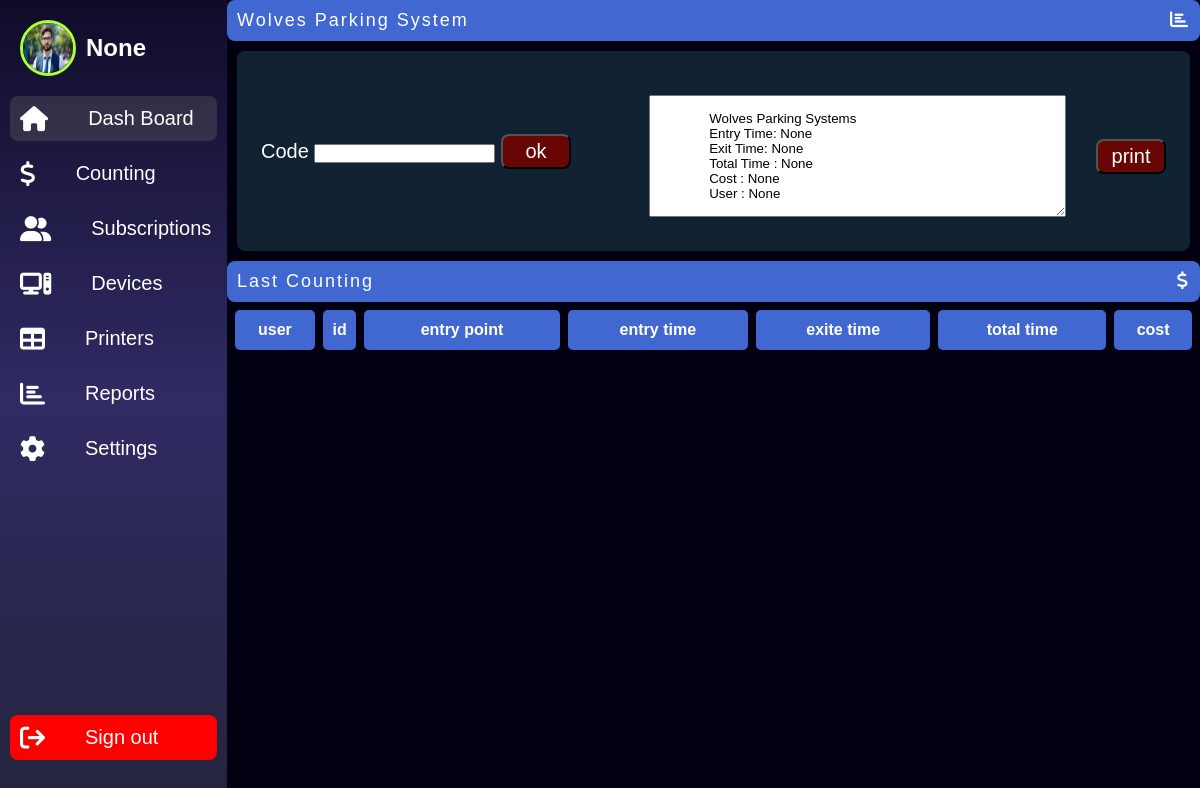
Page /counting (signed in) on the earlier database version.
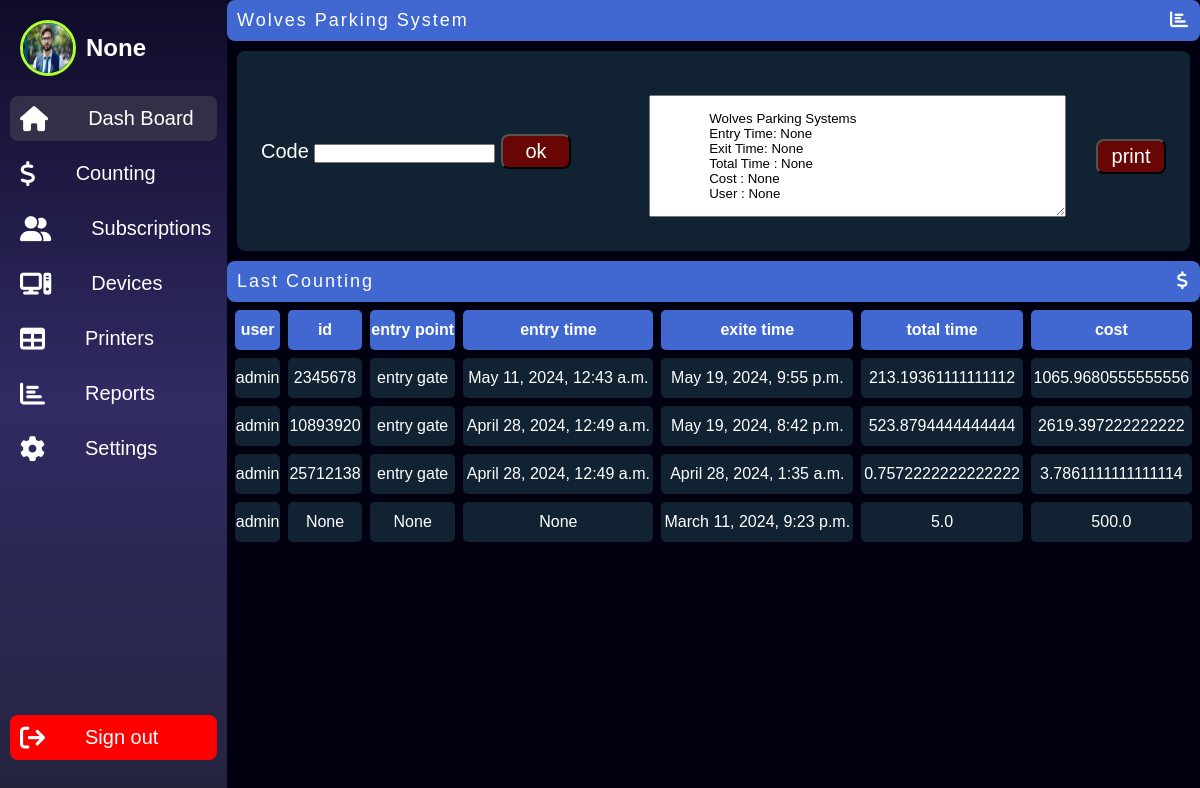
Same page on the later database version.
### parking/models.py (models this page shows, shortened)
class counting(models.Model):
    User = models.ForeignKey(User, on_delete=models.CASCADE, verbose_name="user", null=True, blank=True)
    exite_time = models.DateTimeField(verbose_name="Exite Time", blank=True, null=True)
    total_time = models.FloatField(verbose_name="Total Time", blank=True, null=True)
    cost = models.FloatField(verbose_name="Cost", blank=True, null=True)
    code = models.IntegerField(verbose_name="Code", blank=True, null=True)
    entry_point = models.CharField(max_length=90, verbose_name="Entry Point", blank=True, null=True)
    entry_time = models.DateTimeField(verbose_name="Entry Time", blank=True, null=True)
    creatrd_at = models.DateTimeField(verbose_name="Createdat", blank=True, null=True)

### parking/views.py (the view)
# urls.py: path('', views.all_transactions, name="parking"),path("edit_ip/<int:id>",views.edit_ip,name="edit_ip"),path("delete/<int:id>",views.destroy,name="destroy"),path("subscriber",views.all_subscriber,name=
def Counting(request):
    if request.user.is_staff:
        all_counting = counting.objects.all().order_by('-id')
    else:
        all_counting = counting.objects.filter(User=request.user)
    context = {
        "counting": all_counting,
        "Entrytime": None,
        "Exitetime": None,
        "Total_time": None,
        "Cost": None,
        "user": None
    }
    if request.method == "GET":
        Code = request.GET.get("code")
        print(Code)
        try:
            user = request.user
            data = transactions.objects.get(code=Code)
            Event_point = data.entry_point
            Entrytime = data.entry_time
            Exitetime = datetime.now().strftime('%Y-%m-%d %H:%M:%S')
            Entry_time = datetime.strptime(str(Entrytime), '%Y-%m-%d %H:%M:%S')
            Exite_time = datetime.strptime(str(Exitetime), '%Y-%m-%d %H:%M:%S')
            total_duration = (Exite_time - Entry_time).total_seconds() / 60  # convert to minutes
            settings_instance = counting_settings.objects.first()
            if total_duration < settings_instance.period_of_allowing:
                total_cost = 0
            else:
                total_cost = 0
                remaining_duration = total_duration
                if remaining_duration <= settings_instance.first_period_duration:
                    total_cost += settings_instance.first_period_duration_cost
                    remaining_duration = 0
                else:
                    total_cost += settings_instance.first_period_duration_cost
                    remaining_duration -= settings_instance.first_period_duration
                if remaining_duration > 0:
                    if remaining_duration <= settings_instance.second_period_duration:
                        total_cost +=  settings_instance.second_period_duration_cost
                        remaining_duration = 0
                    else:
                        total_cost += settings_instance.second_period_duration_cost
                        remaining_duration -= settings_instance.second_period_duration
                if remaining_duration > 0:
                    total_cost += (
                            math.ceil(remaining_duration / 60)) * settings_instance.rest_period_duration_cost_perhoure  # convert minutes to hours
                if settings_instance.enable_night_mode:
                    night_start = datetime.combine(Entry_time.date(), settings_instance.n_starttime)
                    night_end = datetime.combine(Exite_time.date(), settings_instance.n_endtime)
                    if night_start > night_end:
                        night_end += timedelta(days=1)  # handle overnight night mode
                    before_night_duration = max((night_start - Entry_time).total_seconds() / 60, 0)
                    after_night_duration = max((Exite_time - night_end).total_seconds() / 60, 0)
                    night_duration = max(total_duration - before_night_duration - after_night_duration, 0)
                    if night_duration <settings_instance.min_period_tocost:
                        settings_instance = counting_settings.objects.first()
                        if total_duration < settings_instance.period_of_allowing:
                            total_cost = 0
                        else:
                            total_cost = 0
                            remaining_duration = total_duration
                            if remaining_duration <= settings_instance.first_period_duration:
                                total_cost += settings_instance.first_period_duration_cost
                                remaining_duration = 0
                            else:
                                total_cost += settings_instance.first_period_duration_cost
                                remaining_duration -= settings_instance.first_period_duration
                            if remaining_duration > 0:
                                if remaining_duration <= settings_instance.second_period_duration:
                                    total_cost += settings_instance.second_period_duration_cost
                                    remaining_duration = 0
                                else:
                                    total_cost += settings_instance.second_period_duration_cost
                                    remaining_duration -= settings_instance.second_period_duration
                            if remaining_duration > 0:
                                total_cost += (
                                                  math.ceil(
                                                      remaining_duration / 60)) * settings_instance.rest_period_duration_cost_perhoure  # convert minutes to hours
                    else:
                        sum_of_befor_and_after=before_night_duration+after_night_duration
                        total_duration=sum_of_befor_and_after
                        if total_duration < settings_instance.period_of_allowing:
                            total_cost = 0
                        else:
                            total_cost = 0
                            remaining_duration = total_duration
                            if remaining_duration <= settings_instance.first_period_duration:
                                total_cost += settings_instance.first_period_duration_cost
                                remaining_duration = 0
                            else:
                                total_cost += settings_instance.first_period_duration_cost
                                remaining_duration -= settings_instance.first_period_duration
                            if remaining_duration > 0:
                                if remaining_duration <= settings_instance.second_period_duration:
                                    total_cost += settings_instance.second_period_duration_cost
                                    remaining_duration = 0
                                else:
                                    total_cost += settings_instance.second_period_duration_cost
                                    remaining_duration -= settings_instance.second_period_duration
                            if remaining_duration > 0:
                                total_cost += (
                                                  math.ceil(
                                                      remaining_duration / 60)) * settings_instance.rest_period_duration_cost_perhoure
                                total_cost += settings_instance.night_modeCost  # convert minutes to hours
            context.update({
                "Entrytime": Entrytime,
                "Exitetime": Exitetime,
                "Total_time": total_duration,
                "Cost": total_cost,
                "user": user
            })
        except transactions.DoesNotExist:
            print(f"No transaction found with code {Code}")
    return render(request, "counting.html", context)

### parking/templates/counting.html (shortened to what the changed rows need)
<!DOCTYPE html>
{% load static %}
<html lang="en" xmlns="http://www.w3.org/1999/html">
<head>
    <link rel="stylesheet" href="{% static 'css/style-counting.css' %}">
    <link rel="stylesheet" href="https://cdnjs.cloudflare.com/ajax/libs/font-awesome/6.4.0/css/all.min.css">
</head>
<body>
    <div class="menu">
        <ul>
            <li >
                <a class="profile"href="">
                <h2> {{user}}</h2>
            </a>
            </li>
        </ul>
    </div>
    <div class="content">
        <table>
            <thead>
                <tr>
                    <th>user</th>
                    <th>id</th>
                    <th>entry point</th>
                    <th>entry time </th>
                    <th>exite time</th>
                    <th>total time</th>
                    <th>cost</th>
                </tr>
            </thead>
            <tbody>
            {% for Counting in counting %}
                <tr>
                    <td> <p class="user">{{Counting.User}}</p></td>
                    <td><span class="id">{{Counting.code}}</span></td>
                    <td> <p class="entry-point">{{Counting.entry_point}}</p></td>
                    <td><span class="entry-time">{{Counting.entry_time}}</span></td>
                    <td><span class="exite-time"> {{Counting.exite_time}}</span></td>
                    <td><span class="total-time"> {{Counting.total_time}}</span></td>
                    <td><span class="cost"> {{Counting.cost}}</span></td>
                </tr>
            {% endfor %}
            </tbody>
        </table>
    </div>
</body>
</html>

Differences in the rows shown:
added counting: User "admin", code "2345678", entry_point "entry gate", entry_time "May 11, 2024, 12:43 a.m.", exite_time "May 19, 2024, 9:55 p.m.", total_time "213.19361111111112", cost "1065.9680555555556"
added counting: User "admin", code "10893920", entry_point "entry gate", entry_time "April 28, 2024, 12:49 a.m.", exite_time "May 19, 2024, 8:42 p.m.", total_time "523.8794444444444", cost "2619.397222222222"
added counting: User "admin", code "25712138", entry_point "entry gate", entry_time "April 28, 2024, 12:49 a.m.", exite_time "April 28, 2024, 1:35 a.m.", total_time "0.7572222222222222", cost "3.7861111111111114"
added counting: User "admin", code "None", entry_point "None", entry_time "None", exite_time "March 11, 2024, 9:23 p.m.", total_time "5.0", cost "500.0"
